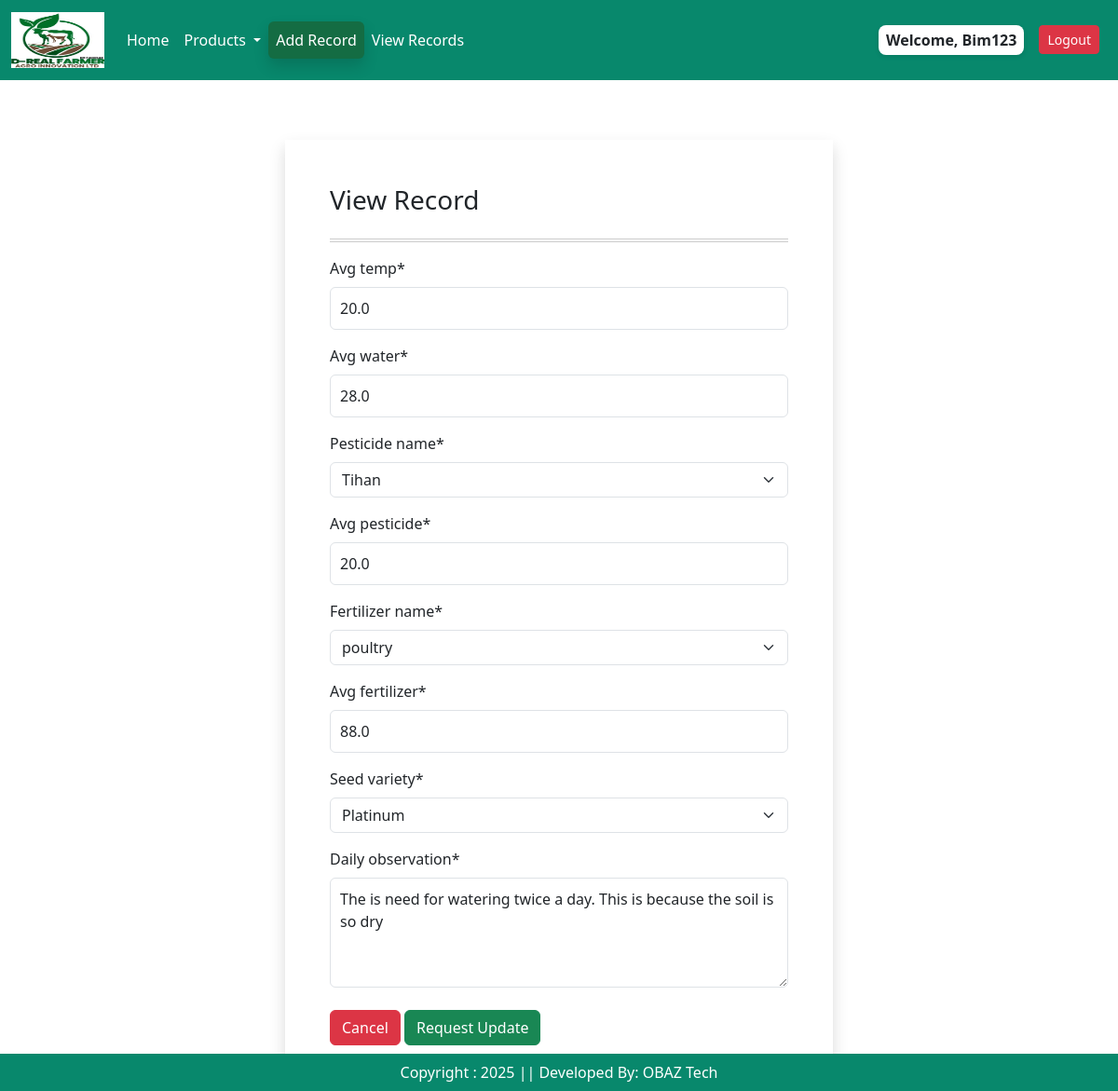
The page /farmrecords/edit/14 (signed in) on the database as committed earlier.
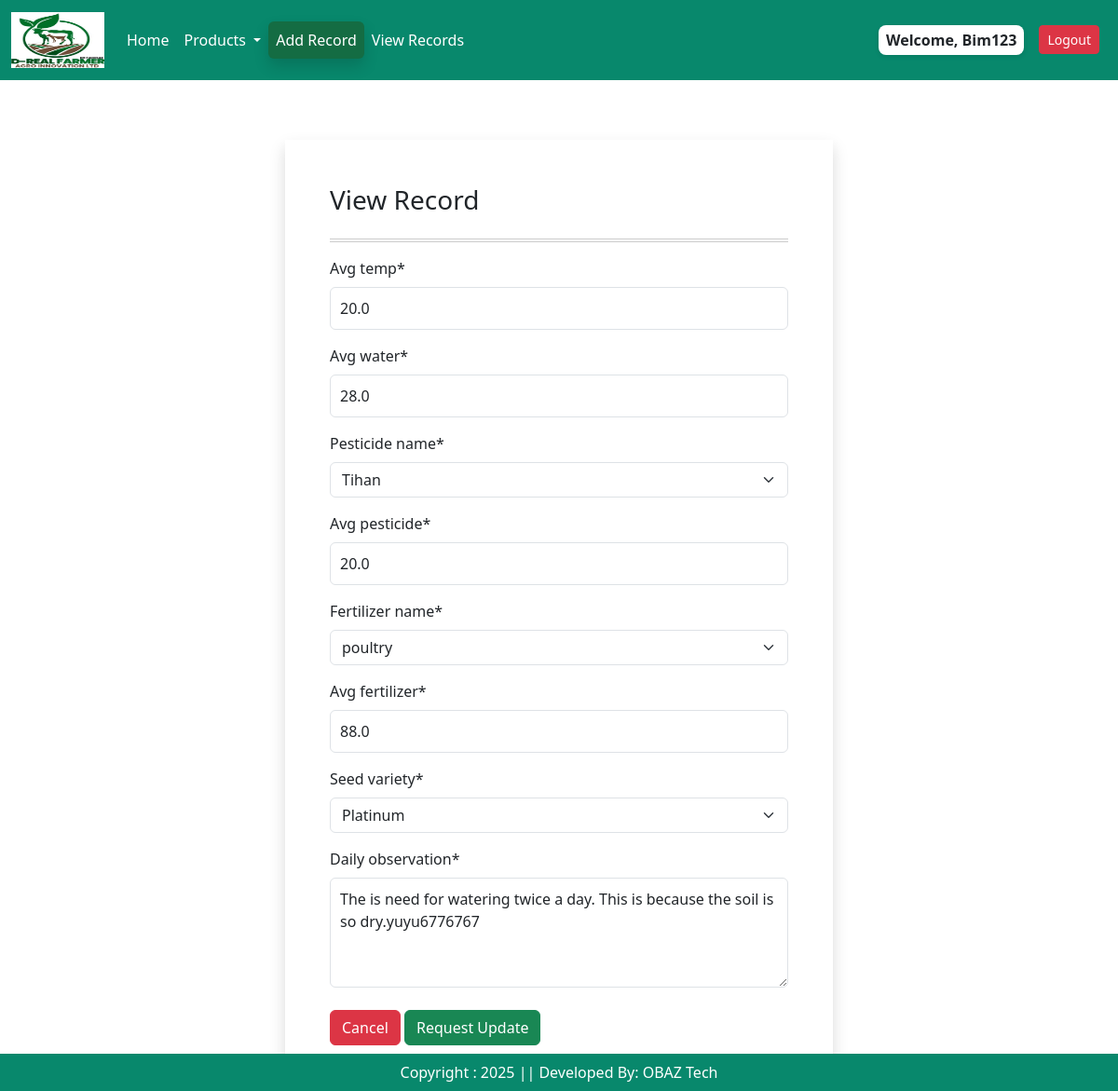
The same page on the database as committed later.
### app/models.py (models this page shows, shortened)
class Farminputs(models.Model):
    user = models.ForeignKey(User, on_delete=models.CASCADE)
    avg_temp = models.FloatField()
    avg_water = models.FloatField()
    avg_pesticide = models.FloatField()
    pesticide_name = models.CharField(choices = pesticide_choices, max_length = 2)
    fertilizer_name = models.CharField(choices = fertilizer_choices, max_length = 7)
    avg_fertilizer = models.FloatField() # in kilograms per hectare(kg/ha)
    seed_variety = models.CharField(choices = seed_choices, max_length = 2)
    daily_observation = models.TextField( default = '')
    created_at = models.DateTimeField(auto_now_add=True)
    class Meta:
        verbose_name = "Farminputs"
        verbose_name_plural = "Farminputs"  # Prevents Django from adding "s"

### app/views.py (the view)
# urls.py: path('farmrecords/edit/<int:pk>', views.farmrecords_edit, name = "farmrecordsedit"),
@login_required(login_url = 'user_login')
def farmrecords_edit(request,pk):
    item = Farminputs.objects.get(id = pk)
    if request.method == 'POST':
        form = FarminputForm(request.POST, instance= item)
        if form.is_valid():
            form.save()
            messages.success(request, "Record updated Successfully.")
            return redirect('viewrecords')
    else:
        form = FarminputForm(instance = item)
    context = {
        'form':form,
    }
    return render(request, 'edit_farminginput.html', context)

### app/forms.py
class FarminputForm(forms.ModelForm):
    class Meta:
        model = Farminputs
        fields = ['avg_temp','avg_water', 'pesticide_name','avg_pesticide','fertilizer_name',
                  'avg_fertilizer', 'seed_variety','daily_observation']
        widgets = {
            "daily_observation": forms.Textarea(attrs={"rows": 4})  # 👈 make textarea taller
        }

### app/templates/edit_farminginput.html (shortened to what this page needs)
{% extends 'base.html' %}
{% load static %}
{% load crispy_forms_tags %}
{% block main-content %}
<div class="container mt-5">
<div class="row">
<div class = "col-md-3 col-sm-3 col-lg-3"></div>
<div class = "col-md-6 col-sm-6 col-lg-6">
<div class="container border-bottom shadow mt-3 p-5">
  <h3 class="mb-4">View Record</h3>
  <hr class="gradient-double">
  <form method = "POST">
  {{ form|crispy }}
    <div class="mt-4">
 <a class = "btn btn-danger" href = "{% url 'viewrecords' %}">Cancel</a>
   {% if user.is_authenticated and user.is_staff and user.is_superuser %}
      <button type="submit" class="btn btn-success">Update</button>
      {% else %}
     <a class = "btn btn-success" href = "#">Request Update</a>
      {% endif %}
    </div>
  </form>
  </div>
  </div>
</div>
</div>
<br/><br/>
{% endblock main-content %}

Rows that differ between the two databases and show on the page:
changed Farminputs "Tihan": daily_observation "The is need for watering twice a day. This is because the soil is so dry" → "The is need for watering twice a day. This is because the soil is so dry.yuyu6776767"
